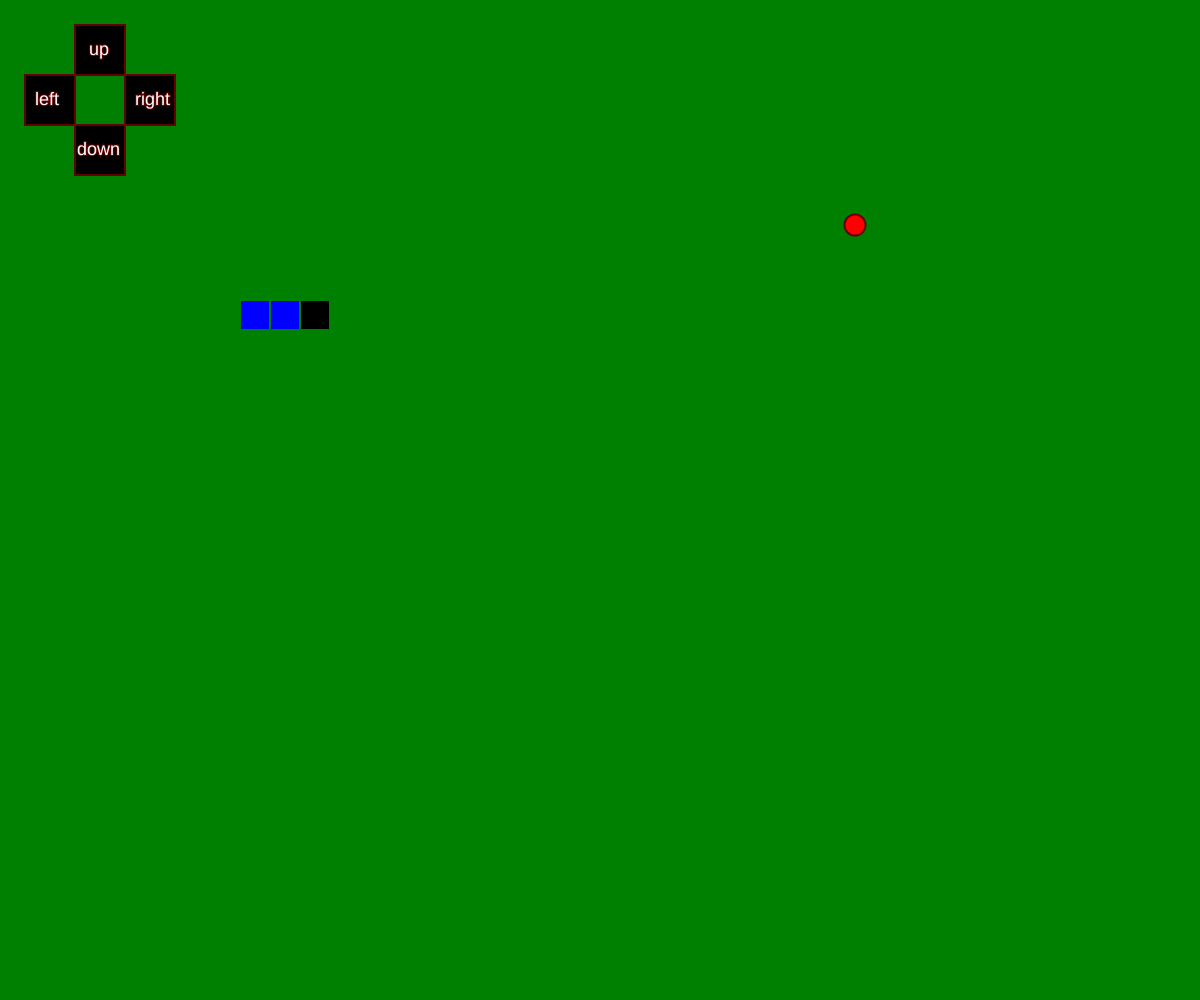
Frame 1 (no input)
Frame 60 (no input): identical to frame 1, image omitted
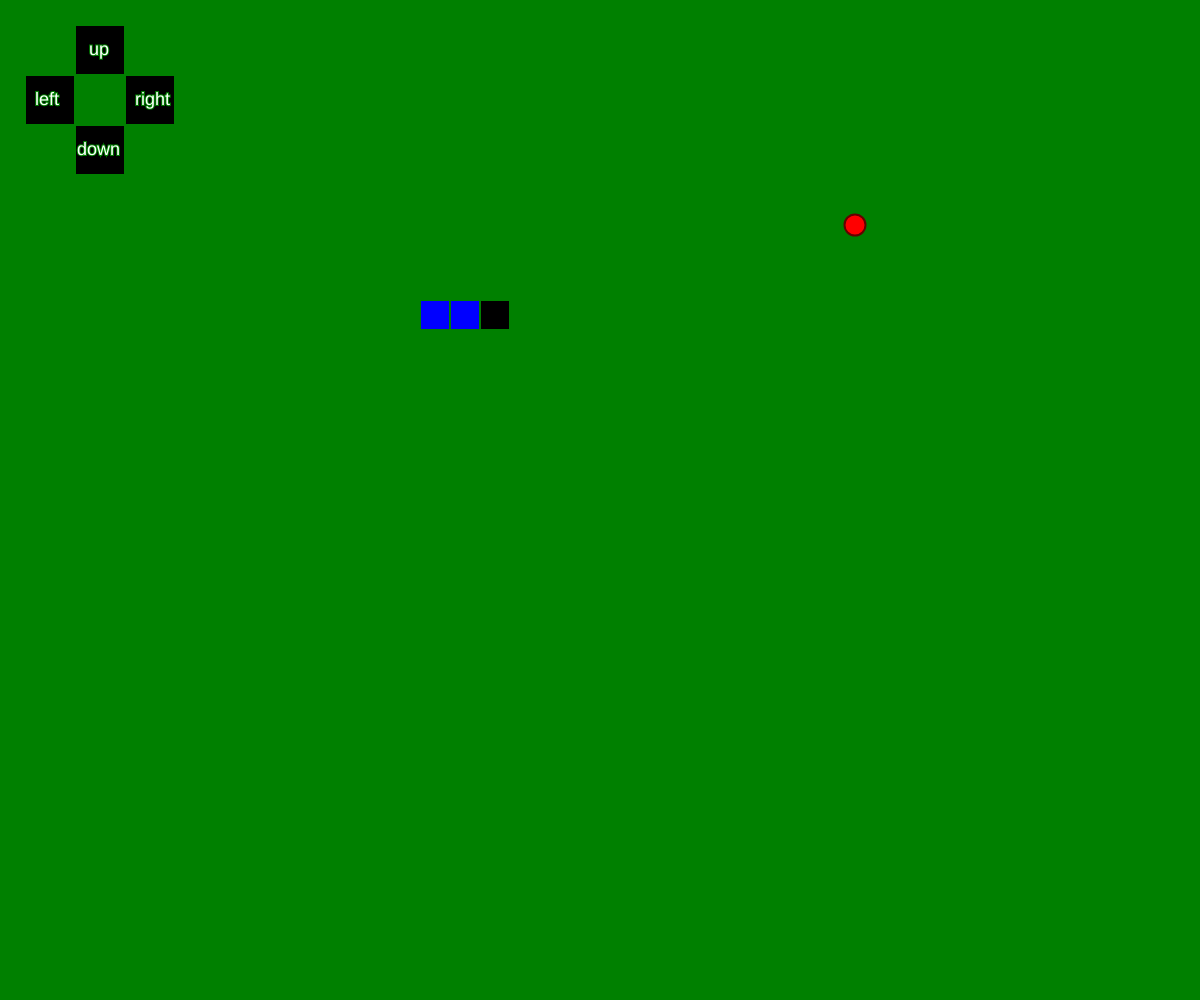
Frame 120 (the mouse pressed at the canvas centre since frame 60)

The p5.js sketch that drew these frames (run headless with seeded random() and noise() and a simulated clock; from frame 60 on, the mouse is pressed at the canvas centre):

// p5.js sketch
// ── sketch.js
let L = 30;
let snake = [];
let n = 3;
let pause = true;
let t = 0;
let dir;
let gameover = false;
let ate = false;
var w1 = window.innerWidth;
var h1 = window.innerHeight;
let button;
function windowResized() {
  resizeCanvas(window.innerWidth,window.innerHeight);
 // setBackground();
  
}
function setup() 
{
  createCanvas(w1,h1);
  background('green');
  for (let i = 0; i < n; i++)
    {
        snake.push(new Segment(i, 300 - L * i, 300));
        snake[i].show();
    }
  dir = createVector(1, 0);
  apple = new Fruit();
  apple.show();
  createDPad();

}

function draw() 
{
    textSize(20);
    fill(0);
    noStroke();
   // text("Click to Start", 10, 20)
   // text("Use arrow keys to move", 10,40)
  if (!pause) 
  {
    if (gameover) 
    {
      textSize(50);
      text("GAME OVER", w1/2-200,h1/2);
    } 
    else 
    {
      background('green');
      if (ate) 
      {
        apple = new Fruit();
        ate = false;
      }
      apple.show();
      checkkey();
      t = t + 1;
      if (t % 10 == 0) 
      {
        for (let i = n - 1; i > 0; i--) 
        { // Follow head trail
          snake[i].update(snake[i - 1].x, snake[i - 1].y);
        }
        snake[0].move(L * dir.x, L * dir.y); // Change directions
      }
      for (let i = 0; i < n; i++) 
      {
        snake[i].show();
      }
      checkSeg();
      checkAte();
      checkWalls();
        //checkWall();
     createDPad();
    }
  }
}

function createDPad()
{
    fill(0);
    square(75,25,50);
    fill(255);
    textSize(18);
    text("up",89,55);

    fill(0);
    square(75,125,50);
    fill(255);
    textSize(18);
    text("down",77,155);

    fill(0);
    square(25,75,50);
    fill(255);
    textSize(18);
    text("left",35,105);

    fill(0);
    square(125,75,50);
    fill(255);
    textSize(18);
    text("right",135,105);
}
function checkkey() 
{

  // down
  if (mouseY >= 125 && mouseY <= 175 && mouseX >= 75 && mouseX <= 125) 
  {
    dir = createVector(0, 1);
  }
  // up
  if (mouseY >= 25 && mouseY <= 75 && mouseX >= 75 && mouseX <= 125) 
  {
    dir = createVector(0, -1);
  }
  
  //left
  if (mouseY >= 75 && mouseY <=125 && mouseX >= 25 && mouseX <= 75) 
  {
    dir = createVector(-1, 0);
  }
  // right
  if (mouseY >= 75 && mouseY <= 125 && mouseX >= 125 && mouseX <= 175) 
  {
    dir = createVector(1, 0);
  }
}

function checkSeg() 
{
  for (let i = 1; i < n; i++) 
  {
    if (snake[0].x == snake[i].x && snake[0].y == snake[i].y) 
    {
      // Eat yourself - Game Over
      gameover = true;
    }
  }
}

function checkWalls()
{
    if (snake[0].x >= width)
    {
        gameover = true;
    }
    if (snake[0].y >= height)
    {
        gameover = true;
    }
    if (snake[0].x <= length)
    {
        gameover = true;
    }
    if (snake[0].y <= length)
    {
        gameover = true;
    }
}
function checkAte() 
{
  if (!ate && snake[0].x == apple.x && snake[0].y == apple.y) 
  {
    snake.push(new Segment(n, snake[n-1].x, snake[n-1].y));
    // snake[n].show();
    n += 1;
    ate = true;
  }
}


class Segment 
{
  constructor(i, x, y) 
  {
    this.i = i;
    this.x = x;
    this.y = y;
  }
  update(x, y) 
  {
    this.x = x;
    this.y = y;
  }
  move(dx, dy) {
    this.x += dx;
    this.y += dy;
  }
  show() 
  {
    stroke('green');
    strokeWeight(2);
    if (this.i == 0) 
    {
      fill('black');
    } else 
    {
      fill('blue');
    }
    square(this.x, this.y, L);
  }
}

class Fruit 
{
  constructor() 
  {
    this.x = round(random(0, (width - L) / L)) * L;
    this.y = round(random(0, (height - L) / L)) * L;
  }
  show() 
  {
    strokeWeight(2);
    stroke(100, 0, 0);
    fill('red');
    circle(this.x + L / 2, this.y + L / 2, L * 0.7);
  }
}

function mousePressed() 
{
  if (pause) 
  {
    pause = false;
  } 
  else 
  {
    pause = true;
  }
}
// ── snake.html
<html>
    <head>
        <title>Snake!</title>
        <meta charset="UTF-8">
        <meta http-equiv="X-UA-Compatible" content="IE=edge">
        <meta name="viewport" content="width=device-width, initial-scale=1.0">
        <script src="https://cdnjs.cloudflare.com/ajax/libs/p5.js/1.1.9/p5.min.js"></script>
        <script src="sketch.js"></script>
        <script src="class.js"></script>
        <style>
            body {
    
                overflow-y: hidden;
                /* Hide vertical scrollbar */
                overflow-x: hidden;
                /* Hide horizontal scrollbar */
              /*  border-style: solid;
                border-width: 10px;
                border-left-width: 10px;
                border-right-width: 10px;
                border-color: black;
                */
                margin: 0;
                padding:0;
            }
        </style>
    </head>
    <body>
    </body>
</html>
